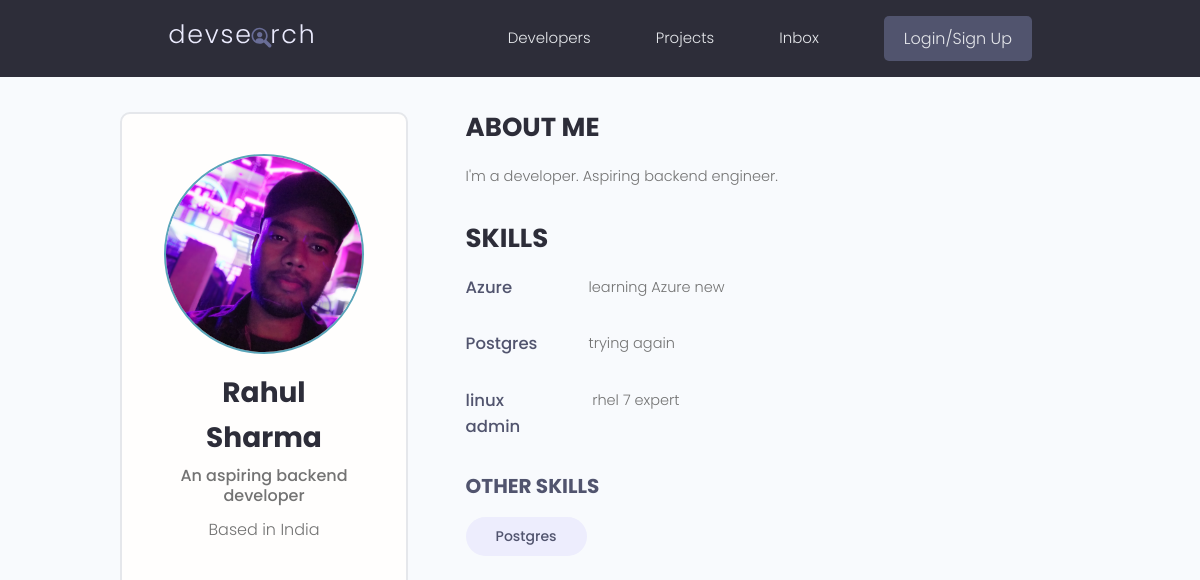
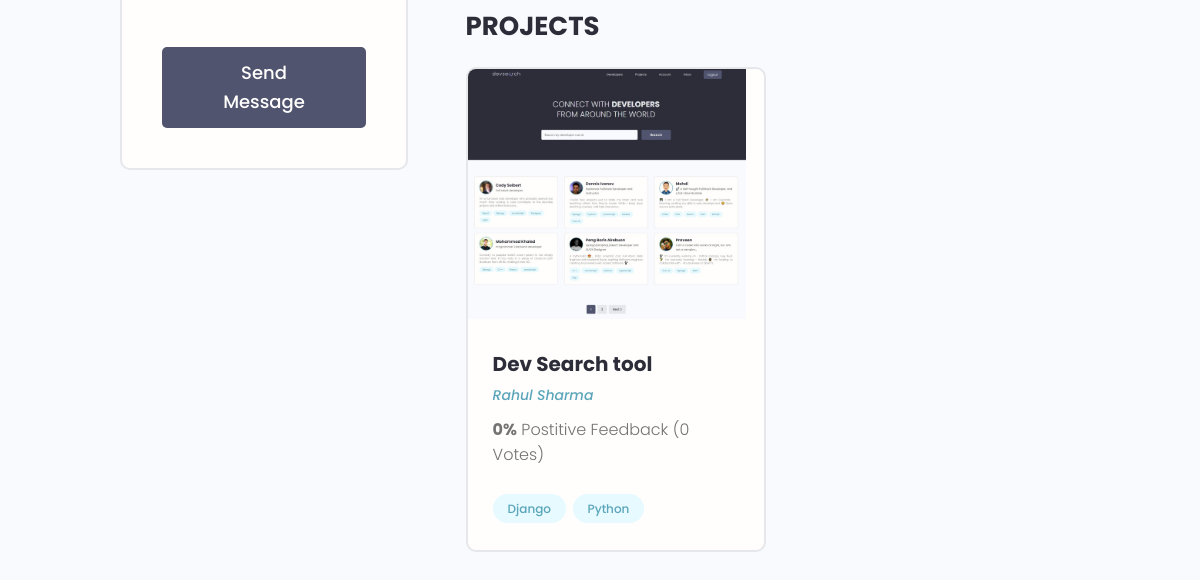
The page /profile/b983de94f2cf4a2c8df5d9bbdd427f33 on the database as committed earlier (2 pictures, top to bottom).
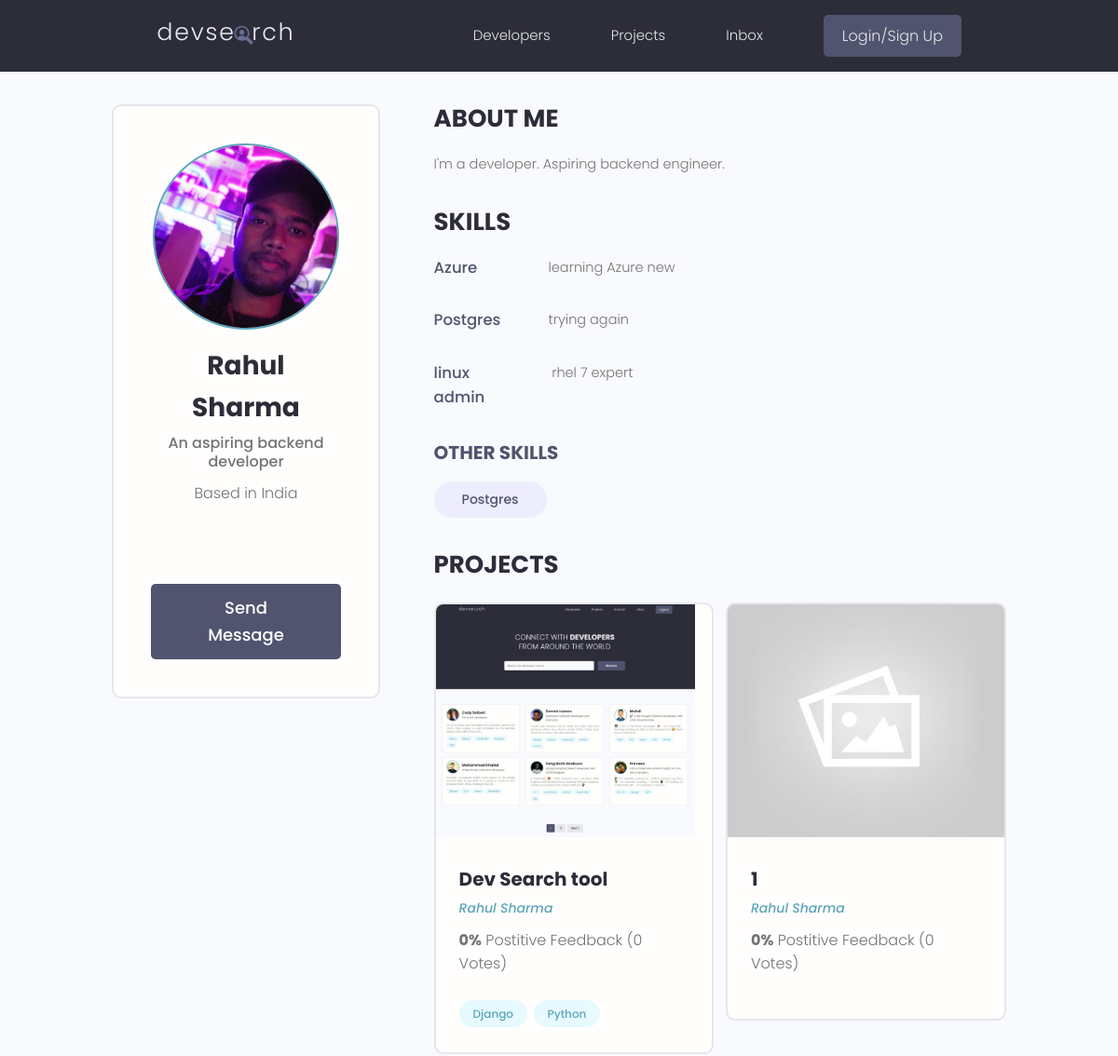
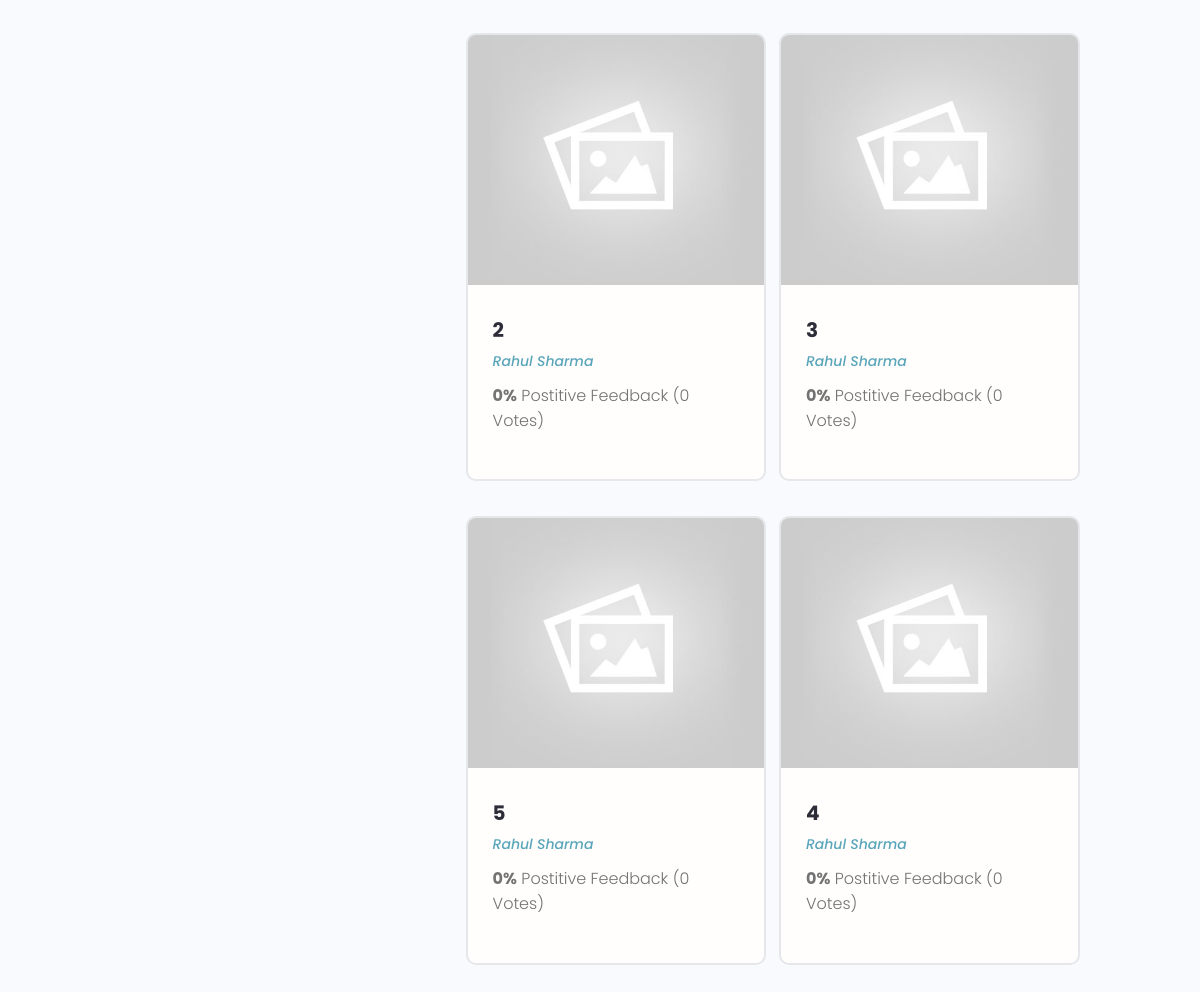
The same page on the database as committed later (2 pictures, top to bottom).
### users/models.py (models this page shows, shortened)
class Profile(models.Model):
    user = models.OneToOneField(
        User, on_delete=models.CASCADE, null=True, blank=True)
    name = models.CharField(max_length=200, blank=True, null=True)
    email = models.EmailField(max_length=500, blank=True, null=True)
    username = models.CharField(max_length=200, blank=True, null=True)
    location = models.CharField(max_length=200, blank=True, null=True)
    short_intro = models.CharField(max_length=200, blank=True, null=True)
    bio = models.TextField(blank=True, null=True)
    profile_image = models.ImageField(
        null=True, blank=True, upload_to='profiles/', default="profiles/user-default.png")
    social_github = models.CharField(max_length=200, blank=True, null=True)
    social_twitter = models.CharField(max_length=200, blank=True, null=True)
    social_linkedin = models.CharField(max_length=200, blank=True, null=True)
    social_youtube = models.CharField(max_length=200, blank=True, null=True)
    social_website = models.CharField(max_length=200, blank=True, null=True)
    created = models.DateTimeField(auto_now_add=True)
    id = models.UUIDField(default=uuid.uuid4, unique=True,
                          primary_key=True, editable=False)

class Skill(models.Model):
    owner = models.ForeignKey(
        Profile, on_delete=models.CASCADE, null=True, blank=True)
    name = models.CharField(max_length=200, blank=True, null=True)
    description = models.TextField(null=True, blank=True)
    created = models.DateTimeField(auto_now_add=True)
    id = models.UUIDField(default=uuid.uuid4, unique=True,
                          primary_key=True, editable=False)

### projects/models.py (models this page shows, shortened)
class Project(models.Model):
    owner = models.ForeignKey(
        Profile, null=True, blank=True, on_delete=models.CASCADE)
    title = models.CharField(max_length = 200)
    description = models.TextField(null = True, blank = True)
    featured_image = models.ImageField(null = True, blank = True, default = 'default.jpg')
    demo_link = models.CharField(max_length = 2000, null = True, blank = True)
    source_link = models.CharField(max_length = 2000, null = True, blank = True)
    tags = models.ManyToManyField('Tag', blank = True)
    vote_total = models.IntegerField(default = 0, null = True, blank = True)
    vote_ratio = models.IntegerField(default = 0, null = True, blank = True)
    created = models.DateTimeField(auto_now_add = True)
    id = models.UUIDField(default = uuid.uuid4, unique = True, primary_key = True, editable = False)
    class Meta:
        ordering = ['-vote_ratio', '-vote_total', 'created']

class Tag(models.Model):
    name = models.CharField(max_length = 200)
    created = models.DateTimeField(auto_now_add = True)
    id = models.UUIDField(default = uuid.uuid4, unique = True, primary_key = True, editable = False)
    def __str__(self):
        return self.name

### users/views.py (the view)
# urls.py: path('profile/<str:pk>', views.userProfiles, name="user-profile"),
def userProfiles(request, pk):
    profile = Profile.objects.get(id=pk)
    topSkills = profile.skill_set.exclude(description__exact="")
    otherSkills = profile.skill_set.filter(description="")
    context = {'profile': profile, 'topSkills': topSkills,
               "otherSkills": otherSkills}
    return render(request, 'users/user-profile.html', context)

### users/templates/users/user-profile.html (shortened to what this page needs)
{% extends 'main.html' %}
{% block content %}
<main class="profile my-md">
    <div class="container">
      <div class="layout">
        <div class="column column--1of3">
          <div class="card text-center">
            <div class="card__body dev">
              <img class="avatar avatar--xl" src="{{profile.profile_image.url}}" />
              <h2 class="dev__name">{{profile.name}}</h2>
              <p class="dev__title">{{profile.short_intro}}</p>
              <p class="dev__location">Based in {{profile.location}}</p>
              <ul class="dev__social">
              </ul>
              <a href="#" class="btn btn--sub btn--lg">Send Message </a>
            </div>
          </div>
        </div>
        <div class="column column--2of3">
          <div class="devInfo">
            <h3 class="devInfo__title">About Me</h3>
            <p class="devInfo__about">{{profile.bio}}</p>
          </div>
          <div class="devInfo">
            <h3 class="devInfo__title">Skills</h3>
            <div class="devInfo__skills">
              {% for skill in topSkills %}
              <div class="devSkill">
                <h4 class="devSkill__title">{{skill.name}}</h4>
                <p class="devSkill__info">{{skill.description}}</p>
              </div>
              {% endfor %}
              <h3 class="devInfo__subtitle">Other Skills</h3>
              <div class="devInfo__otherSkills">
                {% for skill in otherSkills %}
                <span class="tag tag--pill tag--sub tag--lg">
                  <small>{{skill.name}}</small>
                </span>
                {% endfor %}
              </div>
            </div>
          </div>
          <div class="devInfo">
            <h3 class="devInfo__title">Projects</h3>
            <div class="grid grid--two">
              {% for project in profile.project_set.all %}
              <div class="column">
                <div class="card project">
                  <a href="{% url 'project' project.id %}" class="project">
                    <img class="project__thumbnail" src="{{project.featured_image.url}}" alt="project thumbnail" />
                    <div class="card__body">
                      <h3 class="project__title">{{project.title}}</h3>
                      <p><a class="project__author" href="{% url 'user-profile' project.owner.id %}">{{project.owner.name}}</a></p>
                      <p class="project--rating">
                        <span style="font-weight: bold;">{{project.vote_ratio}}%</span> Postitive
                        Feedback ({{project.vote_total}} Vote{{project.vote_total|pluralize:"s"}})
                      </p>
                      <div class="project__tags">
                        {% for tag in project.tags.all %}
                        <span class="tag tag--pill tag--main">
                          <small>{{tag}}</small>
                        </span>
                        {% endfor %}
                      </div>
                    </div>
                  </a>
                </div>
              </div>
              {% endfor %}
            </div>
          </div>
        </div>
      </div>
    </div>
  </main>
{% endblock %}

### templates/main.html (shortened to what this page needs)
<!DOCTYPE html>
{% load static %}
<html>
  <head>
    <link
      rel="stylesheet"
      href="https://cdn.iconmonstr.com/1.3.0/css/iconmonstr-iconic-font.min.css"
    />
    <link rel="stylesheet" href="{% static 'uikit/styles/uikit.css' %}" />
    <link rel="stylesheet" href="{% static 'styles/app.css' %}" />
  </head>
  <body>
    {% include 'navbar.html' %}
    {% block content %}
    {% endblock content %}
  </body>
</html>

### templates/navbar.html (shortened to what this page needs)
{% load static %}
<header class="header">
    <div class="container container--narrow">
      <a href="{% url 'profiles' %}" class="header__logo">
        <img src="{% static 'images/logo.svg' %}" alt="DevSearch Logo" />
      </a>
      <nav class="header__nav">
        <ul class="header__menu">
          <li class="header__menuItem"><a href="{% url 'profiles' %}">Developers</a></li>
          <li class="header__menuItem"><a href="{% url 'projects' %}">Projects</a></li>
          <li class="header__menuItem"><a href="">Inbox</a></li>
          {% if request.user.is_authenticated %}
          <li class="header__menuItem"><a href="{% url 'account' %}">Account</a></li>
          <li class="header__menuItem"><a href="{% url 'logout' %}" class="btn btn--sub">Logout</a></li>
          {% else %}
          <li class="header__menuItem"><a href="{% url 'login' %}" class="btn btn--sub">Login/Sign Up</a></li>
          {% endif %}
        </ul>
      </nav>
    </div>
  </header>

### static/styles/app.css (style rules this page uses)
:root { --color-sub: #2d2d39; }
.btn--sub { background-color: var(--color-sub-light); }
.card { border: 2px solid var(--color-light); }
img { width: 100%; }
.header { position: sticky; z-index: 111; background-color: var(--color-sub); padding: 1.5rem 0; }
.header > .container { display: flex; justify-content: space-between; align-items: center; }
.header__logo > img { height: 3.8rem; }
.header__nav > ul { display: inline-flex; align-items: center; list-style: none; gap: 6.5rem; }
.header__menuItem > a { color: var(--color-light); font-weight: 300; }
.profile .card > .dev { padding: 4rem; }
.dev__name { color: var(--color-sub); font-size: 2.8rem; font-weight: 700; margin-top: 1rem; margin-bottom: 0.5rem; }
.dev__title { font-size: 1.6rem; font-weight: 500; line-height: 1.3; }
.dev__location { margin-top: 1rem; }
.dev__social { margin: 3rem 0; list-style: none; display: flex; justify-content: center; gap: 1.5rem; }
.devInfo { margin-bottom: 3rem; }
.devInfo__title, .devInfo__subtitle { font-size: 2.6rem; color: var(--color-sub); text-transform: uppercase; font-weight: 700; margin-bottom: 1.5rem; }
.devInfo__subtitle { font-size: 2rem; color: var(--color-sub-light); }
.devInfo__about, .devSkill__info { font-size: 1.45rem; line-height: 1.7; text-align: justify; }
.devSkill { margin-bottom: 3rem; }
.devSkill__title { font-size: 1.65rem; font-weight: 500; color: var(--color-sub-light); }
@media screen and (min-width: 700px) { .devSkill { display: flex; justify-content: space-between; gap: 3rem; } }
@media screen and (min-width: 700px) { .devSkill__info { flex-basis: 80%; } }
.project__author { font-size: 1.4rem; font-style: italic; }
.project--rating { margin-bottom: 1.6em; margin-top: .5em; }
.project__thumbnail { height: 25rem; object-fit: cover; object-position: top center; }
.project__title { font-size: 2rem; font-weight: 700; color: var(--color-sub); }

### static/uikit/styles/modules/_variables.css (style rules this page uses)
:root { --color-main: #5aa5b9; --color-main-light: #e6faff; --color-sub: #3f4156; --color-sub-light: #51546e; --color-sub-lighter: #ededfd; --color-text: #737373; --color-gray: #8b8b8b; --color-light: #e5e7eb; --color-light-gray: #767676; --color-bg: #f8fafd; --color-white: #fffefd; --color-white-light: #f3f3f3; --color-success: #359e64; --color-success-bg: #def8e8; --color-error: #fc4b0b; --color-error-bg: #fff2ee; --font-base: 'Poppins', arial, helvetica, 'Segoe UI', roboto, ubuntu, sans-serif; --font-monospace: 'Fira Code', 'Courier New', courier, monospace; --font-regular: 300; --font-medium: 500; --font-bold: 700; --generic-shadow: 1px 1px 5px #00000010; --generic-transition: all 0.3s ease-in-out; }

### static/uikit/styles/modules/_base.css (style rules this page uses)
* { margin: 0; padding: 0; box-sizing: border-box; text-rendering: optimizeLegibility; color: inherit; font-size: inherit; }
html { font-size: 50%; }
@media only screen and (min-width: 480px) { html { font-size: 56.25%; } }
@media only screen and (min-width: 1200px) { html { font-size: 62.5%; } }
body { line-height: 1.6; font-weight: 400; font-size: 1.5rem; color: var(--color-text); background-color: var(--color-bg); min-height: 100vh; }

### static/uikit/styles/modules/_typography.css (style rules this page uses)
* { font-family: var(--font-base); }
h2 { font-size: 3.6rem; font-weight: var(--font-bold); }
h3 { font-size: 3.2rem; font-weight: var(--font-medium); }
h4 { font-size: 2.8rem; font-weight: var(--font-medium); }
p, span, strong { font-size: 1.6rem; color: var(--color-text); font-weight: var(--font-regular); }
a { padding-bottom: 2px; text-decoration: none; display: inline-block; color: var(--color-main); font-weight: var(--font-medium); }

### static/uikit/styles/modules/_utilities.css (style rules this page uses)
.container { width: 92%; max-width: 165rem; margin: 0 auto; box-sizing: border-box; }
.container--narrow { width: 92%; max-width: 120rem; }
@media screen and (min-width: 1000px) { .container { width: 90%; } }
@media screen and (min-width: 1000px) { .container--narrow { width: 85%; } }
@media screen and (min-width: 1200px) { .container { width: 80%; } }
@media screen and (min-width: 1200px) { .container--narrow { width: 72%; } }
.text-center { text-align: center; }
.my-md { margin: 3rem auto; }

### static/uikit/styles/modules/_avatar.css (style rules this page uses)
.avatar { border-radius: 50%; border: 2px solid var(--color-main); object-fit: cover; }
.avatar--xl { height: 20rem; width: 20rem; }

### static/uikit/styles/modules/_card.css (style rules this page uses)
.card { border-radius: 1rem; background-color: var(--color-white); border: 1.5px solid var(--color-light); width: auto; height: auto; margin-top: 0.5rem; margin-bottom: 0.5rem; overflow: hidden; }
.card__body, .card__header { padding: 2rem 2.5rem; }

Rows that differ between the two databases and show on the page:
added Project: featured_image (placeholder picture), title "1", owner.name "Rahul Sharma", vote_ratio "0", vote_total "0"
added Project: featured_image (placeholder picture), title "2", owner.name "Rahul Sharma", vote_ratio "0", vote_total "0"
added Project: featured_image (placeholder picture), title "3", owner.name "Rahul Sharma", vote_ratio "0", vote_total "0"
added Project: featured_image (placeholder picture), title "5", owner.name "Rahul Sharma", vote_ratio "0", vote_total "0"
added Project: featured_image (placeholder picture), title "4", owner.name "Rahul Sharma", vote_ratio "0", vote_total "0"
